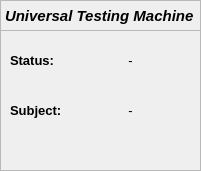
    <widget class="QFrame" name="frame_14">
     <property name="geometry">
      <rect>
       <x>430</x>
       <y>50</y>
       <width>201</width>
       <height>171</height>
      </rect>
     </property>
     <property name="frameShape">
      <enum>QFrame::StyledPanel</enum>
     </property>
     <property name="frameShadow">
      <enum>QFrame::Raised</enum>
     </property>
     <widget class="QLabel" name="Instron_SN">
      <property name="geometry">
       <rect>
        <x>70</x>
        <y>100</y>
        <width>121</width>
        <height>21</height>
       </rect>
      </property>
      <property name="font">
       <font>
        <family>Ubuntu</family>
        <pointsize>10</pointsize>
       </font>
      </property>
      <property name="text">
       <string>-</string>
      </property>
      <property name="alignment">
       <set>Qt::AlignCenter</set>
      </property>
      <property name="wordWrap">
       <bool>true</bool>
      </property>
     </widget>
     <widget class="QLabel" name="Instron_status">
      <property name="geometry">
       <rect>
        <x>70</x>
        <y>50</y>
        <width>121</width>
        <height>21</height>
       </rect>
      </property>
      <property name="font">
       <font>
        <family>Ubuntu</family>
        <pointsize>10</pointsize>
       </font>
      </property>
      <property name="frameShape">
       <enum>QFrame::NoFrame</enum>
      </property>
      <property name="text">
       <string>-</string>
      </property>
      <property name="alignment">
       <set>Qt::AlignCenter</set>
      </property>
      <property name="wordWrap">
       <bool>true</bool>
      </property>
     </widget>
     <widget class="QLabel" name="label_52">
      <property name="geometry">
       <rect>
        <x>10</x>
        <y>100</y>
        <width>61</width>
        <height>21</height>
       </rect>
      </property>
      <property name="font">
       <font>
        <family>Ubuntu</family>
        <pointsize>10</pointsize>
        <weight>75</weight>
        <italic>false</italic>
        <bold>true</bold>
       </font>
      </property>
      <property name="text">
       <string>Subject:</string>
      </property>
     </widget>
     <widget class="QLabel" name="label_59">
      <property name="geometry">
       <rect>
        <x>0</x>
        <y>0</y>
        <width>201</width>
        <height>31</height>
       </rect>
      </property>
      <property name="sizePolicy">
       <sizepolicy hsizetype="Preferred" vsizetype="Fixed">
        <horstretch>0</horstretch>
        <verstretch>0</verstretch>
       </sizepolicy>
      </property>
      <property name="font">
       <font>
        <pointsize>11</pointsize>
        <weight>75</weight>
        <italic>true</italic>
        <bold>true</bold>
       </font>
      </property>
      <property name="frameShape">
       <enum>QFrame::StyledPanel</enum>
      </property>
      <property name="text">
       <string>Universal Testing Machine</string>
      </property>
     </widget>
     <widget class="QLabel" name="label_6">
      <property name="geometry">
       <rect>
        <x>10</x>
        <y>50</y>
        <width>61</width>
        <height>21</height>
       </rect>
      </property>
      <property name="font">
       <font>
        <family>Ubuntu</family>
        <pointsize>10</pointsize>
        <weight>75</weight>
        <italic>false</italic>
        <bold>true</bold>
       </font>
      </property>
      <property name="text">
       <string>Status:</string>
      </property>
     </widget>
    </widget>
